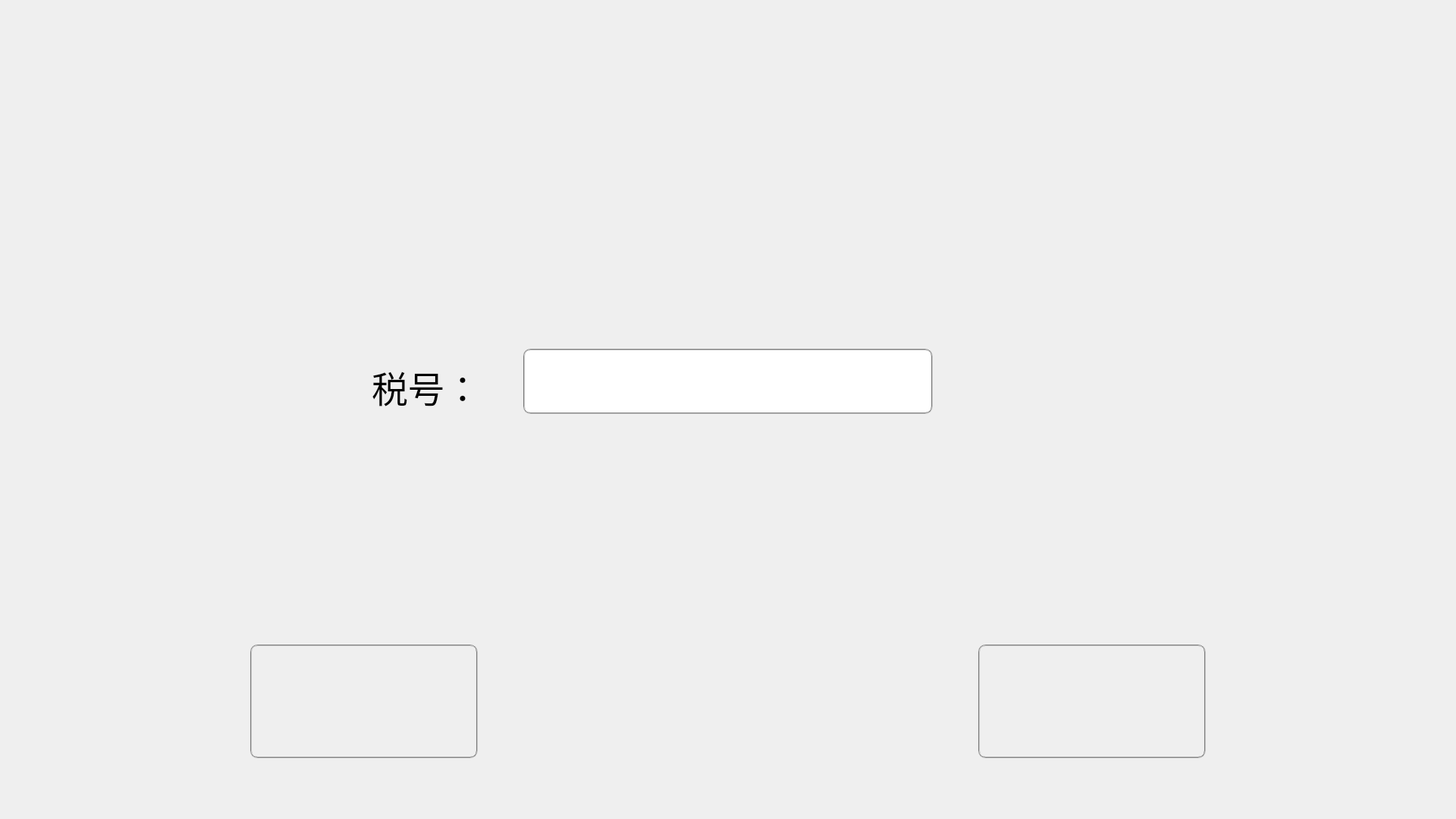
<?xml version="1.0" encoding="UTF-8"?>
<ui version="4.0">
 <class>InputInsuranceDialog</class>
 <widget class="QDialog" name="InputInsuranceDialog">
  <property name="geometry">
   <rect>
    <x>0</x>
    <y>0</y>
    <width>1920</width>
    <height>1080</height>
   </rect>
  </property>
  <property name="windowTitle">
   <string>InputInsuranceDialog</string>
  </property>
  <widget class="QPushButton" name="pBtnDone">
   <property name="geometry">
    <rect>
     <x>1290</x>
     <y>850</y>
     <width>300</width>
     <height>150</height>
    </rect>
   </property>
   <property name="font">
    <font>
     <pointsize>22</pointsize>
    </font>
   </property>
   <property name="styleSheet">
    <string notr="true">border:2px groove gray;border-radius:10px;padding:2px 4px;
border-image: url(:/Resources/Images/nextoff.png);</string>
   </property>
   <property name="text">
    <string/>
   </property>
  </widget>
  <widget class="QLineEdit" name="lineEditInsurance">
   <property name="geometry">
    <rect>
     <x>690</x>
     <y>460</y>
     <width>540</width>
     <height>86</height>
    </rect>
   </property>
   <property name="font">
    <font>
     <family>Times New Roman</family>
     <pointsize>36</pointsize>
    </font>
   </property>
   <property name="styleSheet">
    <string notr="true">border:2px groove gray;border-radius:10px;padding:2px 4px</string>
   </property>
  </widget>
  <widget class="QLabel" name="labelInsurance">
   <property name="geometry">
    <rect>
     <x>490</x>
     <y>480</y>
     <width>141</width>
     <height>60</height>
    </rect>
   </property>
   <property name="font">
    <font>
     <family>黑体</family>
     <pointsize>36</pointsize>
    </font>
   </property>
   <property name="text">
    <string>税号：</string>
   </property>
  </widget>
  <widget class="QPushButton" name="pBtnHomepage">
   <property name="geometry">
    <rect>
     <x>330</x>
     <y>850</y>
     <width>300</width>
     <height>150</height>
    </rect>
   </property>
   <property name="font">
    <font>
     <family>Algerian</family>
     <pointsize>22</pointsize>
    </font>
   </property>
   <property name="styleSheet">
    <string notr="true">border:2px groove gray;border-radius:10px;padding:2px 4px;
border-image: url(:/Resources/Images/cancelon.png);</string>
   </property>
   <property name="text">
    <string/>
   </property>
  </widget>
 </widget>
 <layoutdefault spacing="6" margin="11"/>
 <resources>
  <include location="inputinsurancedialog.qrc"/>
 </resources>
 <connections/>
</ui>
